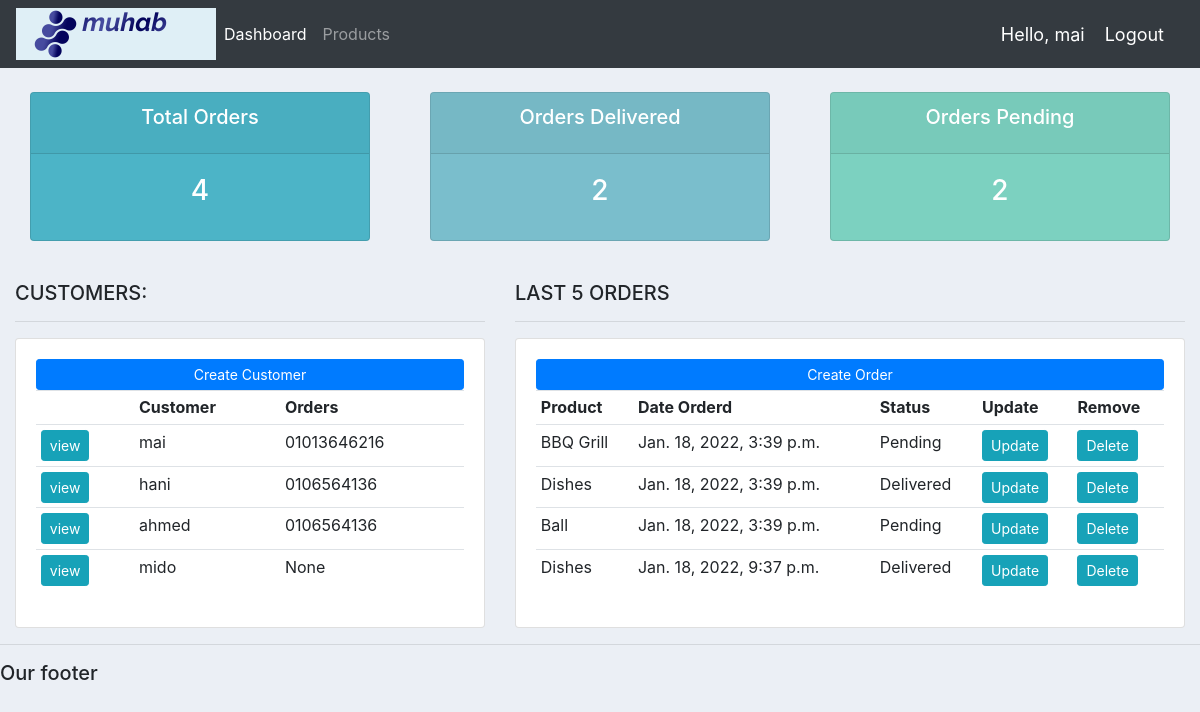
The app's page / (signed in) with its own data.
### accounts/models.py (models this page shows, shortened)
class Customer(models.Model):
	user = models.OneToOneField(User, null=True, on_delete=models.CASCADE)
	name = models.CharField(max_length=200, null=True)
	phone = models.CharField(max_length=200, null=True)
	email = models.CharField(max_length=200, null=True)
	profile_pic = models.ImageField(default="profile1.png", null=True, blank=True)
	date_created = models.DateTimeField(auto_now_add=True, null=True)

class Order(models.Model):
	STATUS = (
			('Pending', 'Pending'),
			('Out for delivery', 'Out for delivery'),
			('Delivered', 'Delivered'),
			)
	customer = models.ForeignKey(Customer, null=True, on_delete= models.SET_NULL)
	product = models.ForeignKey(Product, null=True, on_delete= models.SET_NULL)
	date_created = models.DateTimeField(auto_now_add=True, null=True)
	status = models.CharField(max_length=200, null=True, choices=STATUS)

class Product(models.Model):
	CATEGORY = (
			('Indoor', 'Indoor'),
			('Out Door', 'Out Door'),
			)
	name = models.CharField(max_length=200, null=True)
	price = models.FloatField(null=True)
	category = models.CharField(max_length=200, null=True, choices=CATEGORY)
	description = models.CharField(max_length=200, null=True, blank=True)
	date_created = models.DateTimeField(auto_now_add=True, null=True)
	tags = models.ManyToManyField(Tag)

### accounts/decorators.py (the view)
	def wrapper_function(request, *args, **kwargs):
		group = None
		if request.user.groups.exists():
			group = request.user.groups.all()[0].name
		if group == 'customer':
			return redirect('user-page')
		if group == 'admins':
			return view_func(request, *args, **kwargs)

### accounts/views.py (called while the page is built)
@login_required(login_url='login')
@admin_only
def dashboard(request):
	orders = Order.objects.all()
	customers = Customer.objects.all()
	total_customers = customers.count()
	total_orders = orders.count()
	delivered = orders.filter(status='Delivered').count()
	pending = orders.filter(status='Pending').count()
	context = {'orders':orders, 'customers':customers,
	'total_orders':total_orders,'delivered':delivered,
	'pending':pending }
	return render(request, 'dashboard.html', context)

### templates/dashboard.html
{%  extends 'main.html' %}
{% block content %}
{%  include 'status.html' %}
<br>
<div class="row">
	<div class="col-md-5">
		<h5>CUSTOMERS:</h5>
		<hr>
		<div class="card card-body">
			<a class="btn btn-primary  btn-sm btn-block" href="">Create Customer</a>
			<table class="table table-sm">
				<tr>
					<th></th>
					<th>Customer</th>
					<th>Orders</th>
				</tr>
                {% for customer in customers %}
                        <tr>
							<td><a class="btn btn-sm btn-info" href="{% url 'customer' customer.id %}">view</a></td>
							<td>{{customer.name}}</td>
							<td>{{customer.phone}}</td>
						</tr>
                        {% endfor %}
			</table>
		</div>
	</div>
	<div class="col-md-7">
		<h5>LAST 5 ORDERS</h5>
		<hr>
		<div class="card card-body">
			<a class="btn btn-primary  btn-sm btn-block" href="{% url 'create_order' %}">Create Order</a>
			<table class="table table-sm">
				<tr>
					<th>Product</th>
					<th>Date Orderd</th>
					<th>Status</th>
					<th>Update</th>
					<th>Remove</th>
				</tr>
                {% for order in orders %}
                        <tr>
							<td>{{order.product.name}}</td>
							<td>{{order.date_created}}</td>
							<td>{{order.status}}</td>
							<td><a class="btn btn-sm btn-info" href="{% url 'update_order' order.id %}">Update</a></td>
							<td><a class="btn btn-sm btn-info" href="{% url 'delete_order' order.id %}">Delete</a></td>
						</tr>
                 {% endfor %}
			</table>
		</div>
	</div>
</div>
{% endblock %}

### templates/main.html (shortened to what this page needs)
{% load static %}
<!DOCTYPE html>
<html>
<head>
	<link rel="stylesheet" href="https://stackpath.bootstrapcdn.com/bootstrap/4.3.1/css/bootstrap.min.css">
    <link rel="stylesheet" href="{% static '/css/main.css' %}">
</head>
<body>
	{%  include 'navbar.html' %}
	<div class="container-fluid">
	{% block content %}
	{% endblock %}
    </div>
	<hr>
	<h5>Our footer</h5>
</body>
</html>

### templates/navbar.html (shortened to what this page needs)
{% load static %}
<nav class="navbar navbar-expand-lg navbar-dark bg-dark">
        <img src="{% static 'images/muhab1.png' %}" alt="" srcset="">
    <div class="collapse navbar-collapse" id="navbarNav">
      <ul class="navbar-nav">
        {% if request.user.is_staff %}
        <li class="nav-item active">
          <a class="nav-link" href="{% url 'dashboard' %}">Dashboard</a>
        </li>
        <li class="nav-item">
          <a class="nav-link" href="{% url 'products' %}">Products</a>
        </li>
        {% else %}
         <li class="nav-item">
          <a class="nav-link" href="{% url 'account' %}">Settings</a>
        </li>
        {% endif %}
      </ul>
    </div>
    <span class="hello-msg">Hello, {{request.user}}</span>
<span ><a  class="hello-msg" href="{% url 'logout' %}">Logout</a></span>
  </nav>

### templates/status.html
<br>
<div class="row">
	<div class="col">
		<div class="col-md">
			<div class="card text-center text-white  mb-3" id="total-orders">
			  	<div class="card-header">
			  		<h5 class="card-title">Total Orders</h5>
			  	</div>
			  	<div class="card-body">
			    	<h3 class="card-title">{{total_orders}}</h3>
			  	</div>
			</div>
		</div>
	</div>
	<div class="col">
		<div class="col-md">
			<div class="card text-center text-white  mb-3" id="orders-delivered">
			  	<div class="card-header">
			  		<h5 class="card-title">Orders Delivered</h5>
			  	</div>
			  	<div class="card-body">
			    	<h3 class="card-title">{{delivered}}</h3>
			  	</div>
			</div>
		</div>
	</div>
	<div class="col">
		<div class="col-md">
			<div class="card text-center text-white  mb-3" id="orders-pending">
			  	<div class="card-header">
			  		<h5 class="card-title">Orders Pending</h5>
			  	</div>
			  	<div class="card-body">
			    	<h3 class="card-title">{{pending}}</h3>
			  	</div>
			</div>
		</div>
	</div>
</div>

### static/css/main.css (style rules this page uses)
body { background-color: #ebeff5; }
#total-orders { background-color: #4cb4c7; }
#orders-delivered { background-color: #7abecc; }
#orders-pending { background-color: #7CD1C0; }

### templates/navbar.html (style rules this page uses)
.hello-msg { font-size: 18px; color: #fff; margin-right: 20px; }

### records on screen
Customer: name "mai", phone "01013646216"
Customer: name "hani", phone "0106564136"
Customer: name "ahmed", phone "0106564136"
Customer: name "mido", phone "None"
Order: product.name "BBQ Grill", date_created "Jan. 18, 2022, 3:39 p.m.", status "Pending"
Order: product.name "Dishes", date_created "Jan. 18, 2022, 3:39 p.m.", status "Delivered"
Order: product.name "Ball", date_created "Jan. 18, 2022, 3:39 p.m.", status "Pending"
Order: product.name "Dishes", date_created "Jan. 18, 2022, 9:37 p.m.", status "Delivered"

### other values on screen
{{ request.user }} "mai"
{{ total_orders }} "4"
{{ delivered }} "2"
{{ pending }} "2"
